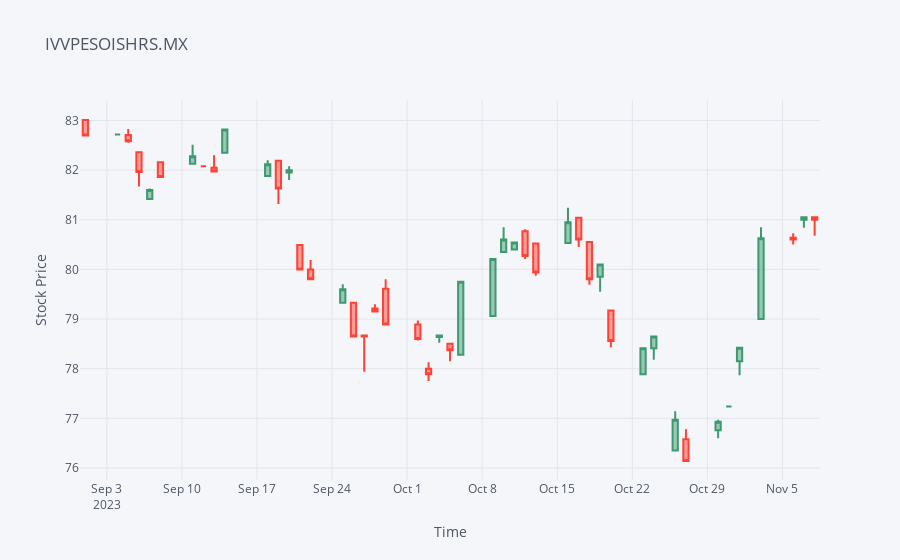

Notebook code cell kept with this figure:
### Code cell
# adding more technical stuff
ivvpesoishrs.loc["09-2023":].iplot(kind= "candle", 
                                  colorscale= "pubugn", 
                                  title= "IVVPESOISHRS.MX", 
                                  xTitle= "Time", 
                                  yTitle= "Stock Price")

### Figure 1 — Plotly figure (JSON) as saved in the notebook; plotly's stock layout.template omitted (floating-point values rounded to 4 significant figures)
{"data": [{"close": [82.7, 82.72, 82.58, 81.96, 81.6, 81.86, 82.28, 82.08, 81.97, 82.82, null, 82.12, 81.63, 82, 80, 79.8, 79.6, 78.65, 78.65, 79.15, 78.89, 78.6, 77.89, 78.67, 78.37, 79.75, 80.21, 80.6, 80.54, 80.27, 79.94, 80.95, 80.6, 79.8, 80.1, 78.56, 78.41, 78.65, null, 76.97, 76.14, 76.93, 77.24, 78.42, 80.63, 80.6, 81.05, 81], "high": [83.03, 82.72, 82.83, 82.36, 81.63, 82.16, 82.51, 82.08, 82.3, 82.82, null, 82.2, 82.19, 82.08, 80.49, 80.19, 79.7, 79.33, 78.67, 79.3, 79.8, 78.97, 78.13, 78.68, 78.51, 79.75, 80.21, 80.85, 80.54, 80.81, 80.52, 81.24, 81.04, 80.55, 80.1, 79.17, 78.41, 78.66, null, 77.14, 76.78, 76.97, 77.24, 78.42, 80.85, 80.73, 81.05, 81.07], "low": [82.68, 82.72, 82.55, 81.67, 81.42, 81.86, 82.13, 82.08, 81.97, 82.35, null, 81.88, 81.32, 81.8, 80, 79.79, 79.33, 78.65, 77.94, 79.13, 78.89, 78.57, 77.75, 78.52, 78.15, 78.28, 79.05, 80.35, 80.4, 80.21, 79.87, 80.53, 80.45, 79.69, 79.55, 78.43, 77.89, 78.18, null, 76.35, 76.14, 76.6, 77.24, 77.87, 79, 80.5, 80.84, 80.68], "open": [83.01, 82.72, 82.71, 82.36, 81.42, 82.16, 82.13, 82.08, 82.05, 82.35, null, 81.88, 82.19, 81.95, 80.49, 80, 79.33, 79.33, 78.67, 79.21, 79.61, 78.89, 78, 78.64, 78.5, 78.28, 79.06, 80.35, 80.4, 80.77, 80.52, 80.53, 81.04, 80.55, 79.85, 79.17, 77.89, 78.41, null, 76.35, 76.58, 76.76, 77.24, 78.15, 79, 80.64, 81, 81.05], "showlegend": false, "type": "candlestick", "x": ["2023-09-01", "2023-09-04", "2023-09-05", "2023-09-06", "2023-09-07", "2023-09-08", "2023-09-11", "2023-09-12", "2023-09-13", "2023-09-14", "2023-09-15", "2023-09-18", "2023-09-19", "2023-09-20", "2023-09-21", "2023-09-22", "2023-09-25", "2023-09-26", "2023-09-27", "2023-09-28", "2023-09-29", "2023-10-02", "2023-10-03", "2023-10-04", "2023-10-05", "2023-10-06", "2023-10-09", "2023-10-10", "2023-10-11", "2023-10-12", "2023-10-13", "2023-10-16", "2023-10-17", "2023-10-18", "2023-10-19", "2023-10-20", "2023-10-23", "2023-10-24", "2023-10-25", "2023-10-26", "2023-10-27", "2023-10-30", "2023-10-31", "2023-11-01", "2023-11-03", "2023-11-06", "2023-11-07", "2023-11-08"], "yaxis": "y2"}], "layout": {"legend": {"bgcolor": "#F5F6F9", "font": {"color": "#4D5663"}}, "paper_bgcolor": "#F5F6F9", "plot_bgcolor": "#F5F6F9", "title": {"font": {"color": "#4D5663"}, "text": "IVVPESOISHRS.MX"}, "xaxis": {"gridcolor": "#E1E5ED", "rangeslider": {"visible": false}, "showgrid": true, "tickfont": {"color": "#4D5663"}, "title": {"font": {"color": "#4D5663"}, "text": "Time"}, "zerolinecolor": "#E1E5ED"}, "yaxis": {"gridcolor": "#E1E5ED", "showgrid": true, "showticklabels": false, "tickfont": {"color": "#4D5663"}, "title": {"font": {"color": "#4D5663"}, "text": "Stock Price"}, "zerolinecolor": "#E1E5ED"}, "yaxis2": {"gridcolor": "#E1E5ED", "showgrid": true, "tickfont": {"color": "#4D5663"}, "title": {"font": {"color": "#4D5663"}, "text": "Stock Price"}, "zerolinecolor": "#E1E5ED"}}}
